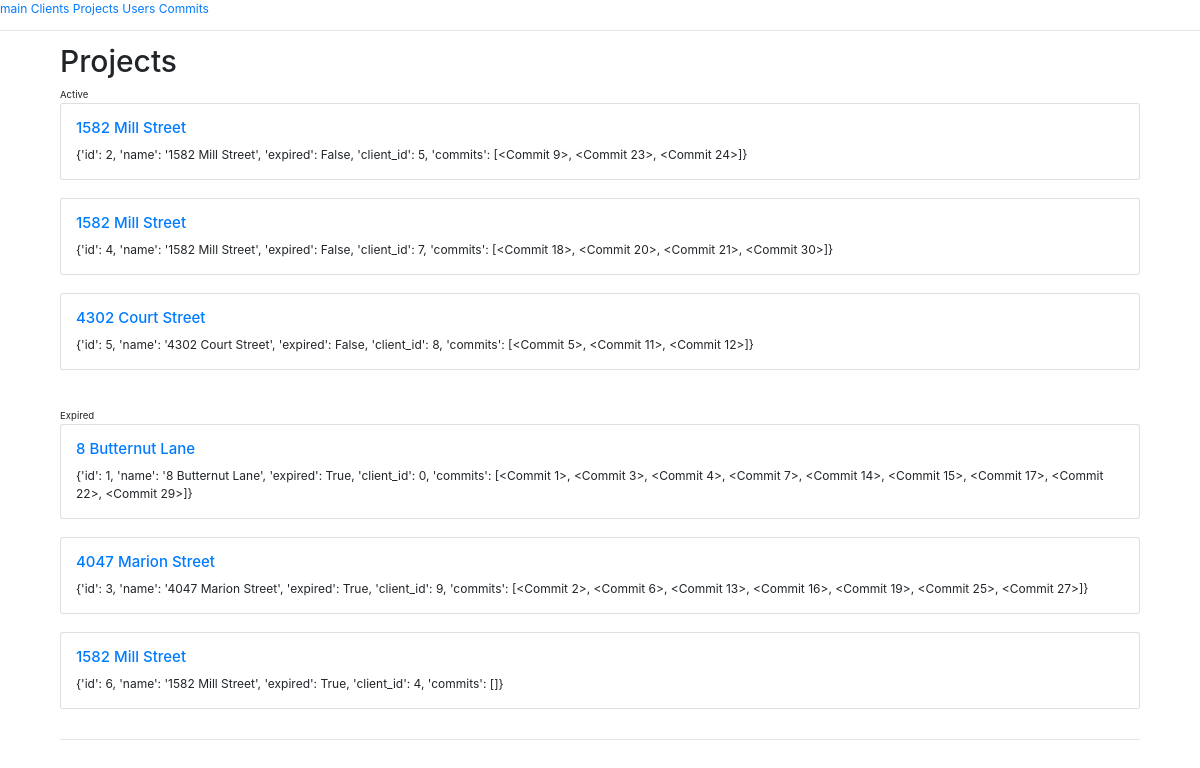
Screenshot of /project with the database file from the repository.
### app.py (models this page shows, shortened)
class Project(db.Model):
    id = db.Column(db.Integer, primary_key=True)
    name = db.Column(db.String)
    expired = db.Column(db.Boolean, default=False)
    client_id = db.Column(db.Integer, db.ForeignKey('client.id'),
        nullable=False)
    commits = db.relationship('Commit',
        backref=db.backref('Project', lazy=True))

class Commit(db.Model):
    id = db.Column(db.Integer, primary_key=True)
    working_files = db.Column(db.String)
    deliverable = db.Column(db.String)
    subdate = db.Column(db.DateTime, default=datetime.datetime.utcnow)
    commit_type = db.Column(db.String)
    commit_round = db.Column(db.Integer, default=1)
    expired = db.Column(db.Boolean, default=False)
    note = db.Column(db.String)
    user_id = db.Column(db.Integer, db.ForeignKey('user.id'),
        nullable=False)
    project_id = db.Column(db.Integer, db.ForeignKey('project.id'),
        nullable=False)
    def __repr__(self):
        return '<Commit %r>' % self.id

### app.py (the view)
@app.route('/project')
def projects():
    data = module.func.project_all()
    return render_template('projects.html', data=data)

### module/func.py (called while the page is built)
def scheme_project(row):
    return {
        'id': row.id,
        'name': row.name,
        'expired': row.expired,
        'client_id': row.client_id,
        'commits': row.commits
    }

def project_all():
    output = []
    rows = app.Project.query.all()
    for row in rows:
        x = scheme_project(row)
        output.append(x)
    return output

### templates/projects.html
{% extends "base.html" %}
{% block content %}
<h1>Projects</h1>
<small>Active</small>
{% for project in data %}
{% if project.expired == False %}
<div class="card" style="width: 100%;">
        <div class="card-body">
                <h5 class="card-title"><a href="/project/{{project.id}}">{{project.name}}</a></h5>
            <p class="card-text">
                    {{project}}
            </p>
        </div>
    </div>
    <br>
{% endif %}
{% endfor %}
<br>
<small>Expired</small>
{% for project in data %}
{% if project.expired == True %}
<div class="card" style="width: 100%;">
        <div class="card-body">
                <h5 class="card-title"><a href="/project/{{project.id}}">{{project.name}}</a></h5>
            <p class="card-text">
                    {{project}}
            </p>
        </div>
    </div>
    <br>
{% endif %}
{% endfor %}
{% endblock %}

### rows the page displays
Project: name "1582 Mill Street", project "{'id': 2, 'name': '1582 Mill Street', 'expired': False, 'client_id': 5, 'commits': [<Commit 9>, <Commit 23>, <Commit 24>]}"
Project: name "1582 Mill Street", project "{'id': 4, 'name': '1582 Mill Street', 'expired': False, 'client_id': 7, 'commits': [<Commit 18>, <Commit 20>, <Commit 21>, <Commit 30>]}"
Project: name "4302 Court Street", project "{'id': 5, 'name': '4302 Court Street', 'expired': False, 'client_id': 8, 'commits': [<Commit 5>, <Commit 11>, <Commit 12>]}"
Project: name "8 Butternut Lane", project "{'id': 1, 'name': '8 Butternut Lane', 'expired': True, 'client_id': 0, 'commits': [<Commit 1>, <Commit 3>, <Commit 4>, <Commit 7>, <Commit 14>, <Commit 15>, <Commit 17>, <Commit 22>, <Commit 29>]}"
Project: name "4047 Marion Street", project "{'id': 3, 'name': '4047 Marion Street', 'expired': True, 'client_id': 9, 'commits': [<Commit 2>, <Commit 6>, <Commit 13>, <Commit 16>, <Commit 19>, <Commit 25>, <Commit 27>]}"
Project: name "1582 Mill Street", project "{'id': 6, 'name': '1582 Mill Street', 'expired': True, 'client_id': 4, 'commits': []}"
